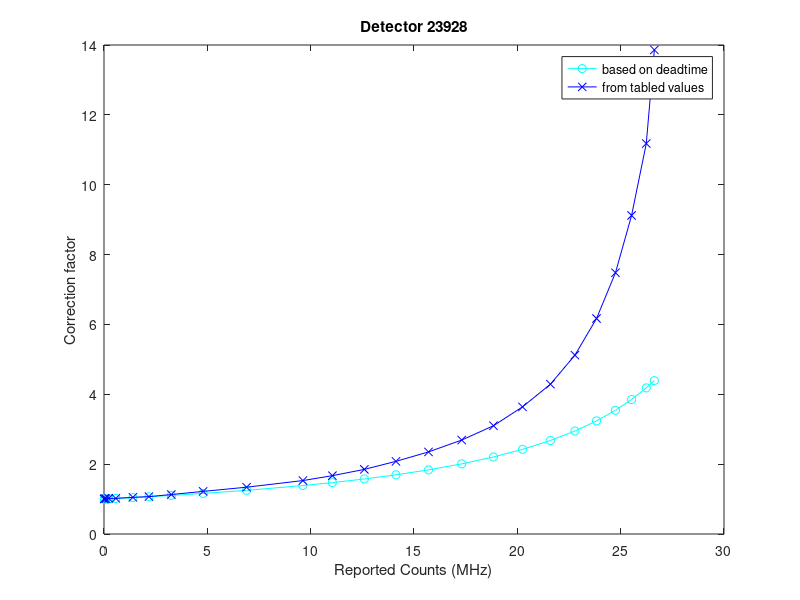

Reproduce this figure in MATLAB.
% det_23928
det.RS_KHz = [5.9,36.3, 91.6 227.7 571.6 1398.3 2173.8 3257.3 4796.7 6898.4 ...
   9624.7 11050.2 12597.8 14127.4 15701.7 17309.1 18845.8 20250.8 21602, ...
   22787.2 23832 24748.2 25527.9 26239.4 26629.6];
det.cf = [ 1 1.02 1.01 1.02 1.02, 1.05, 1.07, 1.13 1.22 1.34 1.53 1.67 1.85 ...
   2.08 2.35 2.69 3.1 3.64 4.29 5.12 6.17 7.48 9.12 11.18 13.86];

td = 29e-9; RS_Hz = det.RS_KHz.*1e3;
cf = 1./(1-td.*RS_Hz);

figure; plot(det.RS_KHz./1000, cf, 'c-o', det.RS_KHz./1000, det.cf,'b-x');
xlabel('Reported Counts (MHz)'); ylabel('Correction factor'); 
title('Detector 23928');
legend('based on deadtime','from tabled values')